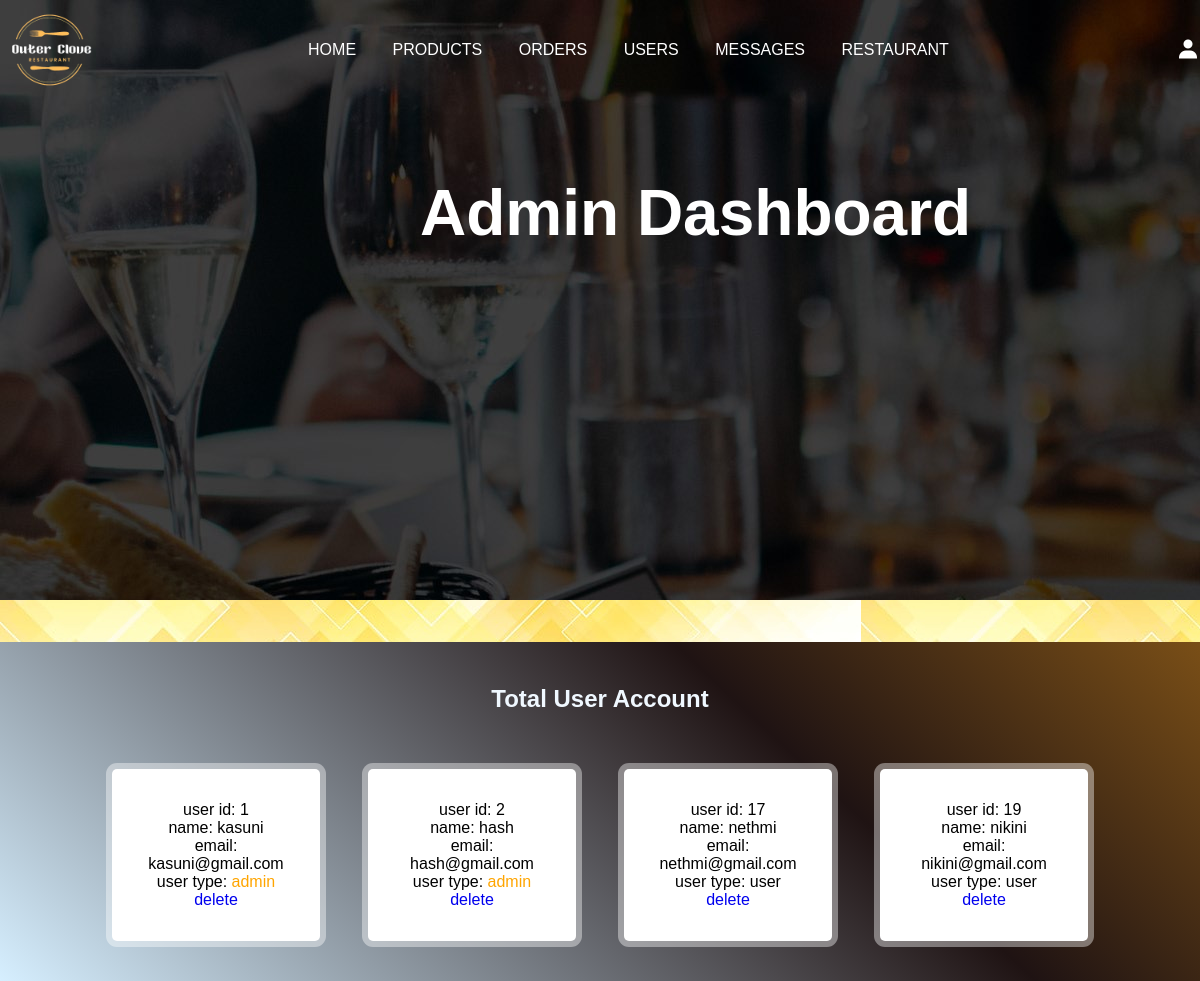
The page /admin_user.php (signed in) on the database its author committed.
### tables this page shows
CREATE TABLE `users` (
  `id` int(255) NOT NULL,
  `name` varchar(255) NOT NULL,
  `email` varchar(255) NOT NULL,
  `password` varchar(255) NOT NULL,
  `user_type` varchar(255) NOT NULL DEFAULT 'user'
);

### admin_user.php (the view, shortened to what this page needs)
<?php
    include 'connection.php';
?>
<!DOCTYPE html>
<html lang="en">
<head>
    <link href='https://unpkg.com/boxicons@2.1.4/css/boxicons.min.css' rel='stylesheet'>
</head>
<body>
    <?php include 'admin_header.php'; ?>
        <div class="line4"></div>
        <section class="message-container">
            <h1 class="title">Total User Account</h1>
            <div class="box-container">
                <?php
                    $select_users = mysqli_query($conn, "SELECT * FROM `users`") or die('query failed');
                    if (mysqli_num_rows($select_users)>0) {
                        while ($fetch_users = mysqli_fetch_assoc($select_users)){
                ?>
                <div class="box">
                    <p>user id: <span><?php echo $fetch_users['id']; ?></span></p>
                    <p>name: <span><?php echo $fetch_users['name']; ?></span></p>
                    <p>email: <span><?php echo $fetch_users['email']; ?></span></p>
                    <p>user type: <span style="color: <?php if($fetch_users['user_type']=='admin'){echo 'orange';};?>"><?php echo $fetch_users['user_type']; ?></span></p>
                    <a href="admin_user.php?delete=<?php echo $fetch_users['id']; ?>;" onclick="return confirm('delete this user');">delete</a>
                </div>
                <?php
                        }
                    }else{
                        echo '
                        <div class="empty">
                            <p>no products added yet!</p>
                        </div>
                    ';
                    }
                ?>
            </div>
        </section>
</body>
</html>

### admin_header.php (shortened to what this page needs)
<!DOCTYPE html>
<html lang="en">
<head>
      <link href='https://unpkg.com/boxicons@2.1.2/css/boxicons.min.css' rel='stylesheet'>
      <link rel="stylesheet" type="text/css" href="admin_style.css">
</head>
<body>
    <header class="header">
        <div class="flex">
            <a href="admin_panel.php" class="logo"><img src="img/logo.png" width="100" height="100"></a>
            <nav class="navbar">
                <a href="admin_panel.php">home</a>
                <a href="admin_product.php">products</a>
                <a href="admin_order.php">orders</a>
                <a href="admin_user.php">users</a>
                <a href="admin_message.php">messages</a>
                <a href="home.html">Restaurant</a>
            </nav>
            <div class="icons">
                <i class="bx bxs-user" id="user-btn"></i>
            </div>
        </div>
    </header>
    <div class="banner">
        <div class="detail">
            <h1>admin dashboard</h1>
        </div>
    </div>
</body>
</html>

### admin_style.css (style rules this page uses)
* { margin: 0; padding: 0; box-sizing: border-box; }
:root { --box-shadow: 0px 0px 0px 6px rgba(255 255 255/40%); --orange: #fbc120; }
a { text-decoration: none; }
.title { text-align: center; margin-bottom: 1rem; }
.line, .line4 { width: 100%; height: 100px; margin-top: -3.6rem; }
.form-container::before, .show-products::before, .message-container::before, .order-container::before { content: ''; position: absolute; top: -5%; left: -10px; width: 255px; height: 650px; background-size: 225px; z-index: 100; background-repeat: no-repeat; }
.banner { background-image: url('img/menupage.jpg'); width: 100%; height: 75vh; padding: 4rem 0; position: relative; background-repeat: no-repeat; z-index: 1; }
.banner::before { position: absolute; content: ''; bottom: -18%; right: 0; height: 245px; background-size: 316px; background-repeat: no-repeat; }
.banner .detail { position: absolute; padding: 7rem 0; left: 35%; text-align: center; z-index: 200; }
.banner .detail h1 { font-size: 4rem; color: #ffffff; text-transform: capitalize; }
header { position: fixed; top: 0; left: 0; width: 100%; z-index: 101; transition: .3s; }
.flex { max-width: 1200px; display: flex; justify-content: space-between; align-items: center; position: relative; margin: 0 auto; }
.navbar a { margin: 0 1rem; font-size: 1rem; color: #ffffff; text-transform: uppercase; }
.header .icons { display: flex; color: #fff; }
.header .icons i { margin-left: 1.2rem; font-size: 1.5rem; cursor: pointer; color: #fff; }
.box-container { padding: 2% 8%; display: grid; grid-template-columns: repeat(auto-fit, minmax(15rem, 1fr)); column-gap: 1rem; }
.box-container .box { background: #fff; box-shadow: var(--box-shadow); padding: 2rem; text-align: center; border-radius: 5px; margin: 1rem; }

### rows shown on the page
users: id "1", name "kasuni", email "kasuni@gmail.com", user_type "admin"
users: id "2", name "hash", email "hash@gmail.com", user_type "admin"
users: id "17", name "nethmi", email "nethmi@gmail.com", user_type "user"
users: id "19", name "nikini", email "nikini@gmail.com", user_type "user"
